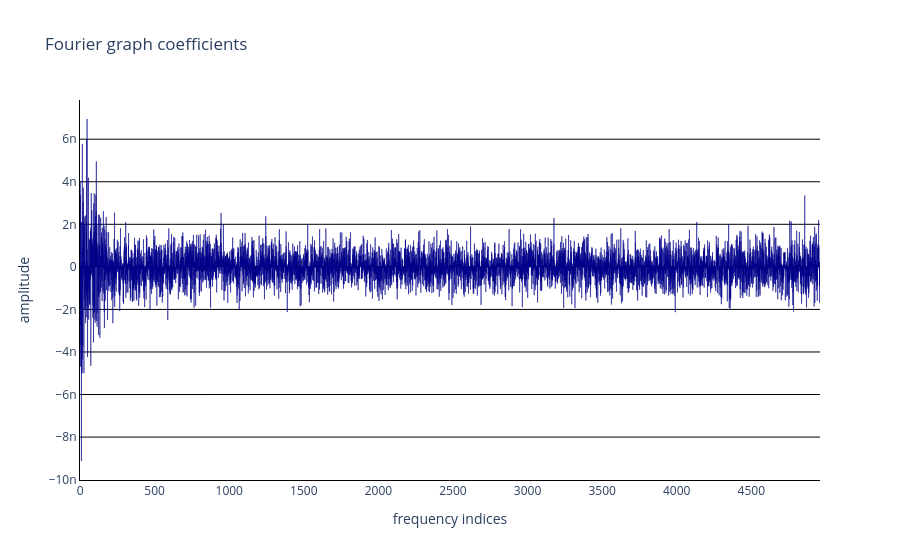

Notebook source saved alongside this figure:
### Markdown cell above
#### 🌟 Visualize background spectrum

### Code cell
spectrum = data["cst"] @ brain.data
mm.viz.plot_spectrum(spectrum[:, int(spectrum.shape[1]/2)])

### Figure 1 — Plotly figure (JSON) as saved in the notebook; plotly's stock layout.template omitted (floating-point values rounded to 4 significant figures; data arrays with more than 128 entries replaced by an {"elided": "..."} marker saying what was removed)
{"data": [{"marker": {"color": "darkblue", "line": {"color": "darkblue"}}, "type": "bar", "y": {"elided": "4961 float values"}}], "layout": {"plot_bgcolor": "white", "showlegend": false, "title": {"text": "Fourier graph coefficients"}, "xaxis": {"linecolor": "black", "title": {"text": "frequency indices"}}, "yaxis": {"gridcolor": "black", "linecolor": "black", "title": {"text": "amplitude"}}}}
